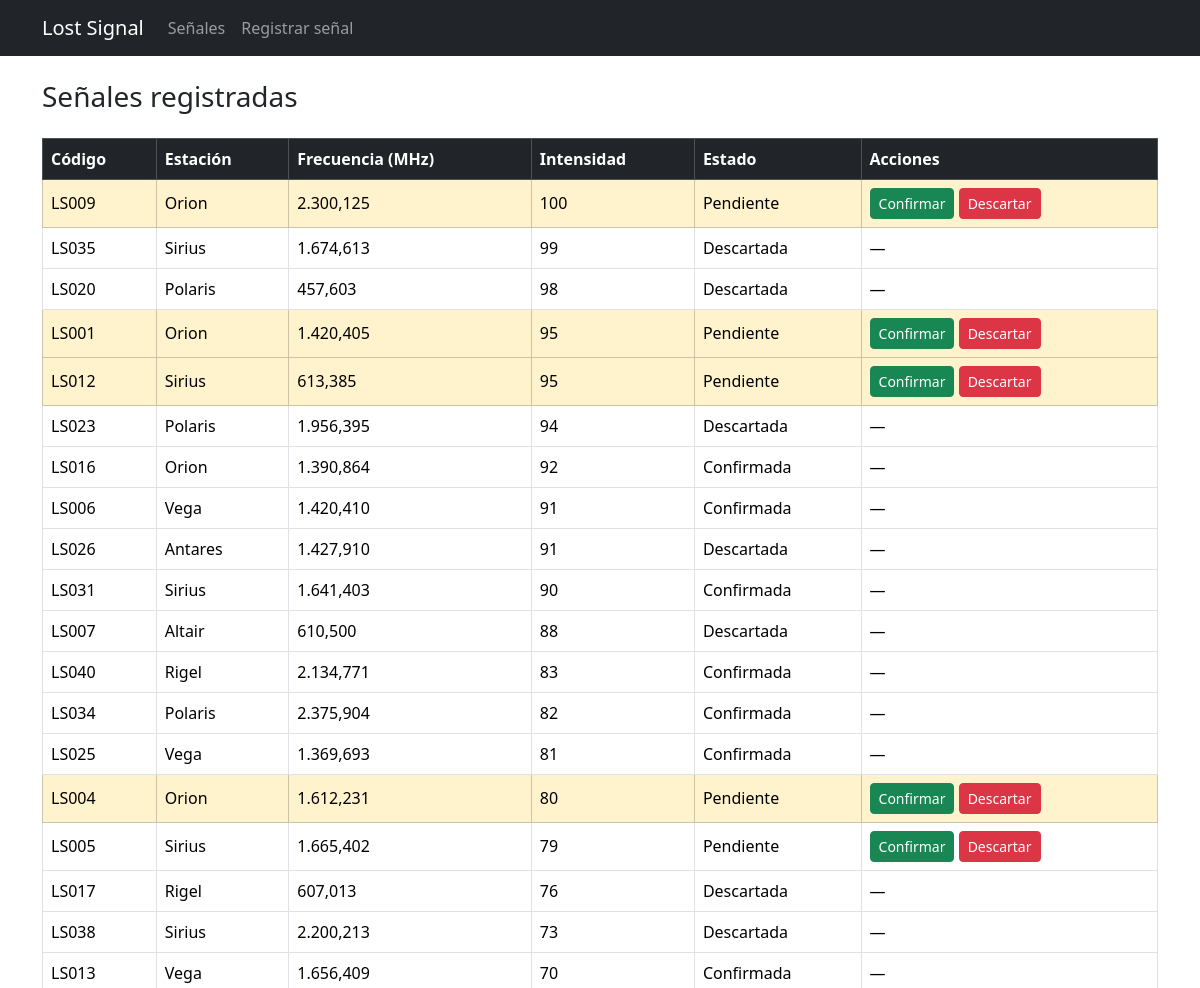
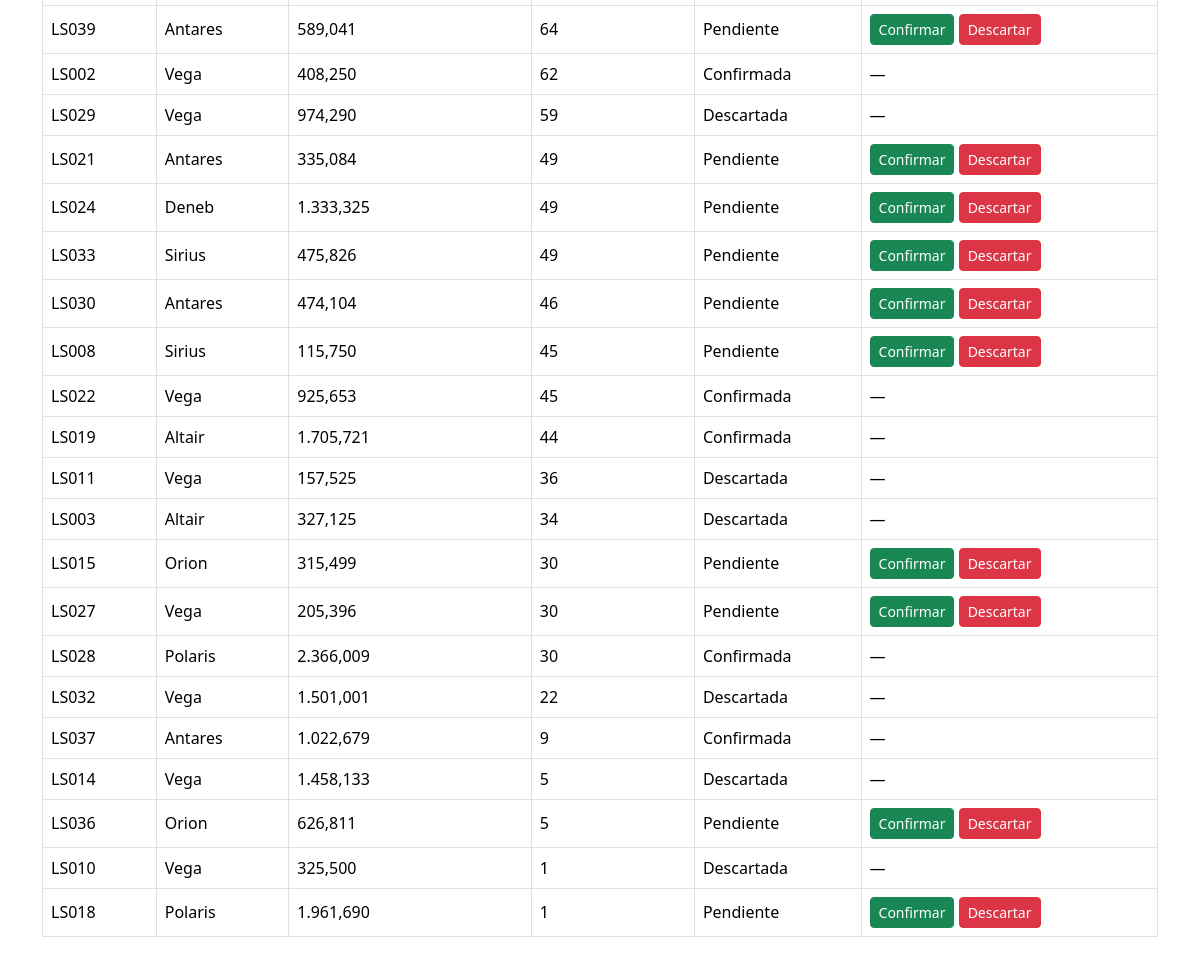
The page / on the database its author committed (2 pictures, top to bottom).
### tables this page shows
CREATE TABLE senal (
    identificador INT UNSIGNED AUTO_INCREMENT PRIMARY KEY,
    codigo VARCHAR(20) NOT NULL UNIQUE,
    estacion VARCHAR(100) NOT NULL,
    frecuencia DECIMAL(12, 3) NOT NULL CHECK (frecuencia > 0),
    intensidad INT NOT NULL CHECK (intensidad BETWEEN 1 AND 100),
    estado CHAR(1) NOT NULL DEFAULT 'P' CHECK (estado IN ('P', 'C', 'D'))
);

### baseDatos.php (called while the page is built, shortened)
<?php
function conectar(): PDO
{
    static $conexion = null;
    if ($conexion === null) {
        $conexion = new PDO(
            'mysql:host=mysql;dbname=lostsignal;charset=utf8mb4',
            'alumno',
            'alumno',
            [PDO::ATTR_ERRMODE => PDO::ERRMODE_EXCEPTION]
        );
    }
    return $conexion;
}
function consultarSenales(): array
{
    $sentencia = conectar()->prepare(
        'SELECT identificador, codigo, estacion, frecuencia, intensidad, estado
         FROM senal
         ORDER BY intensidad DESC, identificador'
    );
    $sentencia->execute();
    return $sentencia->fetchAll(PDO::FETCH_ASSOC);
}

### Senal.php (called while the page is built, shortened)
<?php
require_once 'EstadoSenal.php';
require_once 'baseDatos.php';
class Senal
{
    public function __construct(
        string $codigo,
        string $estacion,
        float $frecuencia,
        int $intensidad,
        EstadoSenal $estado = EstadoSenal::Pendiente,
        ?int $identificador = null
    ) {
        $this->codigo = $codigo;
        $this->estacion = $estacion;
        $this->frecuencia = $frecuencia;
        $this->intensidad = $intensidad;
        $this->estado = $estado;
    }
    private static function hidratar(array $fila): Senal
    {
        return new Senal(
            $fila['codigo'],
            $fila['estacion'],
            (float) $fila['frecuencia'],
            (int) $fila['intensidad'],
            EstadoSenal::from($fila['estado']),
            (int) $fila['identificador']
        );
    }
    public static function obtenerTodas(): array
    {
        return array_map(self::hidratar(...), consultarSenales());
    }
}

### EstadoSenal.php (called while the page is built, shortened)
<?php
enum EstadoSenal: string
{
    public function descripcion(): string
    {
        return match ($this) {
            self::Pendiente => 'Pendiente',
            self::Confirmada => 'Confirmada',
            self::Descartada => 'Descartada',
        };
    }
}

### index.php (the view, shortened to what this page needs)
<?php
require_once 'Senal.php';
$senales = [];
$error = null;
try {
    $senales = Senal::obtenerTodas();
} catch (PDOException $e) {
    $error = 'No se han podido consultar las señales.';
}
?>
<!DOCTYPE html>
<html lang="es">
<head>
    <link rel="stylesheet" href="bootstrap.min.css">
</head>
<body>
    <?php require 'menu.php'; ?>
    <main class="container my-4">
        <h1 class="h3 mb-4">Señales registradas</h1>
        <?php if ($error !== null) : ?>
            <div class="alert alert-danger"><?= htmlspecialchars($error) ?></div>
        <?php else : ?>
            <table class="table table-bordered align-middle">
                <thead class="table-dark">
                    <tr>
                        <th>Código</th>
                        <th>Estación</th>
                        <th>Frecuencia (MHz)</th>
                        <th>Intensidad</th>
                        <th>Estado</th>
                        <th>Acciones</th>
                    </tr>
                </thead>
                <tbody>
                    <?php foreach ($senales as $senal) : ?>
                        <tr class="<?= $senal->prioritaria ? 'table-warning' : '' ?>">
                            <td><?= htmlspecialchars($senal->codigo) ?></td>
                            <td><?= htmlspecialchars($senal->estacion) ?></td>
                            <td><?= number_format($senal->frecuencia, 3, ',', '.') ?></td>
                            <td><?= $senal->intensidad ?></td>
                            <td><?= $senal->estado->descripcion() ?></td>
                            <td>
                                <?php if ($senal->estado === EstadoSenal::Pendiente) : ?>
                                    <form method="post" action="analizar.php" class="d-inline">
                                        <button type="submit" name="accion" value="confirmar" class="btn btn-success btn-sm">Confirmar</button>
                                        <button type="submit" name="accion" value="descartar" class="btn btn-danger btn-sm">Descartar</button>
                                    </form>
                                <?php else : ?>
                                    —
                                <?php endif; ?>
                            </td>
                        </tr>
                    <?php endforeach; ?>
                </tbody>
            </table>
        <?php endif; ?>
    </main>
</body>
</html>

### menu.php
<nav class="navbar navbar-expand navbar-dark bg-dark">
    <div class="container">
        <a class="navbar-brand" href="index.php">Lost Signal</a>
        <ul class="navbar-nav me-auto">
            <li class="nav-item">
                <a class="nav-link" href="index.php">Señales</a>
            </li>
            <li class="nav-item">
                <a class="nav-link" href="registrar.php">Registrar señal</a>
            </li>
        </ul>
    </div>
</nav>

### rows shown on the page
senal: codigo "LS009", estacion "Orion", frecuencia "2.300,125", intensidad "100", descripcion "Pendiente"
senal: codigo "LS035", estacion "Sirius", frecuencia "1.674,613", intensidad "99", descripcion "Descartada"
senal: codigo "LS020", estacion "Polaris", frecuencia "457,603", intensidad "98", descripcion "Descartada"
senal: codigo "LS001", estacion "Orion", frecuencia "1.420,405", intensidad "95", descripcion "Pendiente"
senal: codigo "LS012", estacion "Sirius", frecuencia "613,385", intensidad "95", descripcion "Pendiente"
senal: codigo "LS023", estacion "Polaris", frecuencia "1.956,395", intensidad "94", descripcion "Descartada"
senal: codigo "LS016", estacion "Orion", frecuencia "1.390,864", intensidad "92", descripcion "Confirmada"
senal: codigo "LS006", estacion "Vega", frecuencia "1.420,410", intensidad "91", descripcion "Confirmada"
senal: codigo "LS026", estacion "Antares", frecuencia "1.427,910", intensidad "91", descripcion "Descartada"
senal: codigo "LS031", estacion "Sirius", frecuencia "1.641,403", intensidad "90", descripcion "Confirmada"
senal: codigo "LS007", estacion "Altair", frecuencia "610,500", intensidad "88", descripcion "Descartada"
senal: codigo "LS040", estacion "Rigel", frecuencia "2.134,771", intensidad "83", descripcion "Confirmada"
senal: codigo "LS034", estacion "Polaris", frecuencia "2.375,904", intensidad "82", descripcion "Confirmada"
senal: codigo "LS025", estacion "Vega", frecuencia "1.369,693", intensidad "81", descripcion "Confirmada"
senal: codigo "LS004", estacion "Orion", frecuencia "1.612,231", intensidad "80", descripcion "Pendiente"
senal: codigo "LS005", estacion "Sirius", frecuencia "1.665,402", intensidad "79", descripcion "Pendiente"
senal: codigo "LS017", estacion "Rigel", frecuencia "607,013", intensidad "76", descripcion "Descartada"
senal: codigo "LS038", estacion "Sirius", frecuencia "2.200,213", intensidad "73", descripcion "Descartada"
senal: codigo "LS013", estacion "Vega", frecuencia "1.656,409", intensidad "70", descripcion "Confirmada"
senal: codigo "LS039", estacion "Antares", frecuencia "589,041", intensidad "64", descripcion "Pendiente"
senal: codigo "LS002", estacion "Vega", frecuencia "408,250", intensidad "62", descripcion "Confirmada"
senal: codigo "LS029", estacion "Vega", frecuencia "974,290", intensidad "59", descripcion "Descartada"
senal: codigo "LS021", estacion "Antares", frecuencia "335,084", intensidad "49", descripcion "Pendiente"
senal: codigo "LS024", estacion "Deneb", frecuencia "1.333,325", intensidad "49", descripcion "Pendiente"
senal: codigo "LS033", estacion "Sirius", frecuencia "475,826", intensidad "49", descripcion "Pendiente"
senal: codigo "LS030", estacion "Antares", frecuencia "474,104", intensidad "46", descripcion "Pendiente"
senal: codigo "LS008", estacion "Sirius", frecuencia "115,750", intensidad "45", descripcion "Pendiente"
senal: codigo "LS022", estacion "Vega", frecuencia "925,653", intensidad "45", descripcion "Confirmada"
senal: codigo "LS019", estacion "Altair", frecuencia "1.705,721", intensidad "44", descripcion "Confirmada"
senal: codigo "LS011", estacion "Vega", frecuencia "157,525", intensidad "36", descripcion "Descartada"
senal: codigo "LS003", estacion "Altair", frecuencia "327,125", intensidad "34", descripcion "Descartada"
senal: codigo "LS015", estacion "Orion", frecuencia "315,499", intensidad "30", descripcion "Pendiente"
senal: codigo "LS027", estacion "Vega", frecuencia "205,396", intensidad "30", descripcion "Pendiente"
senal: codigo "LS028", estacion "Polaris", frecuencia "2.366,009", intensidad "30", descripcion "Confirmada"
senal: codigo "LS032", estacion "Vega", frecuencia "1.501,001", intensidad "22", descripcion "Descartada"
senal: codigo "LS037", estacion "Antares", frecuencia "1.022,679", intensidad "9", descripcion "Confirmada"
senal: codigo "LS014", estacion "Vega", frecuencia "1.458,133", intensidad "5", descripcion "Descartada"
senal: codigo "LS036", estacion "Orion", frecuencia "626,811", intensidad "5", descripcion "Pendiente"
senal: codigo "LS010", estacion "Vega", frecuencia "325,500", intensidad "1", descripcion "Descartada"
senal: codigo "LS018", estacion "Polaris", frecuencia "1.961,690", intensidad "1", descripcion "Pendiente"
